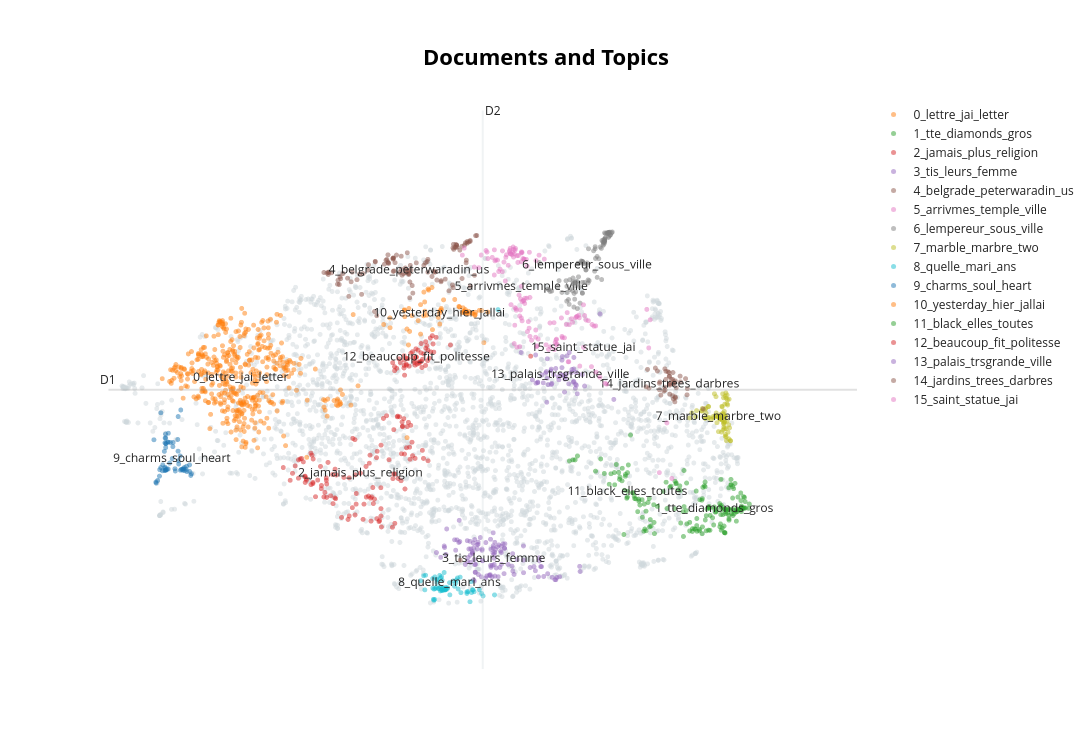

Notebook cell for this chart:
### Code cell
# ============================================================
# Step 3: Quick 2D visualization of documents by topic (sanity check)
# ============================================================
reduced_embeddings = UMAP(n_neighbors=10, n_components=2, min_dist=0.0, metric="cosine", random_state=42).fit_transform(embeddings_filtered)

fig = topic_model.visualize_documents(
    docs,
    reduced_embeddings=reduced_embeddings,
    custom_labels=True,
)
fig.write_html("montagu_bertopic_documents.html")
fig.show()
